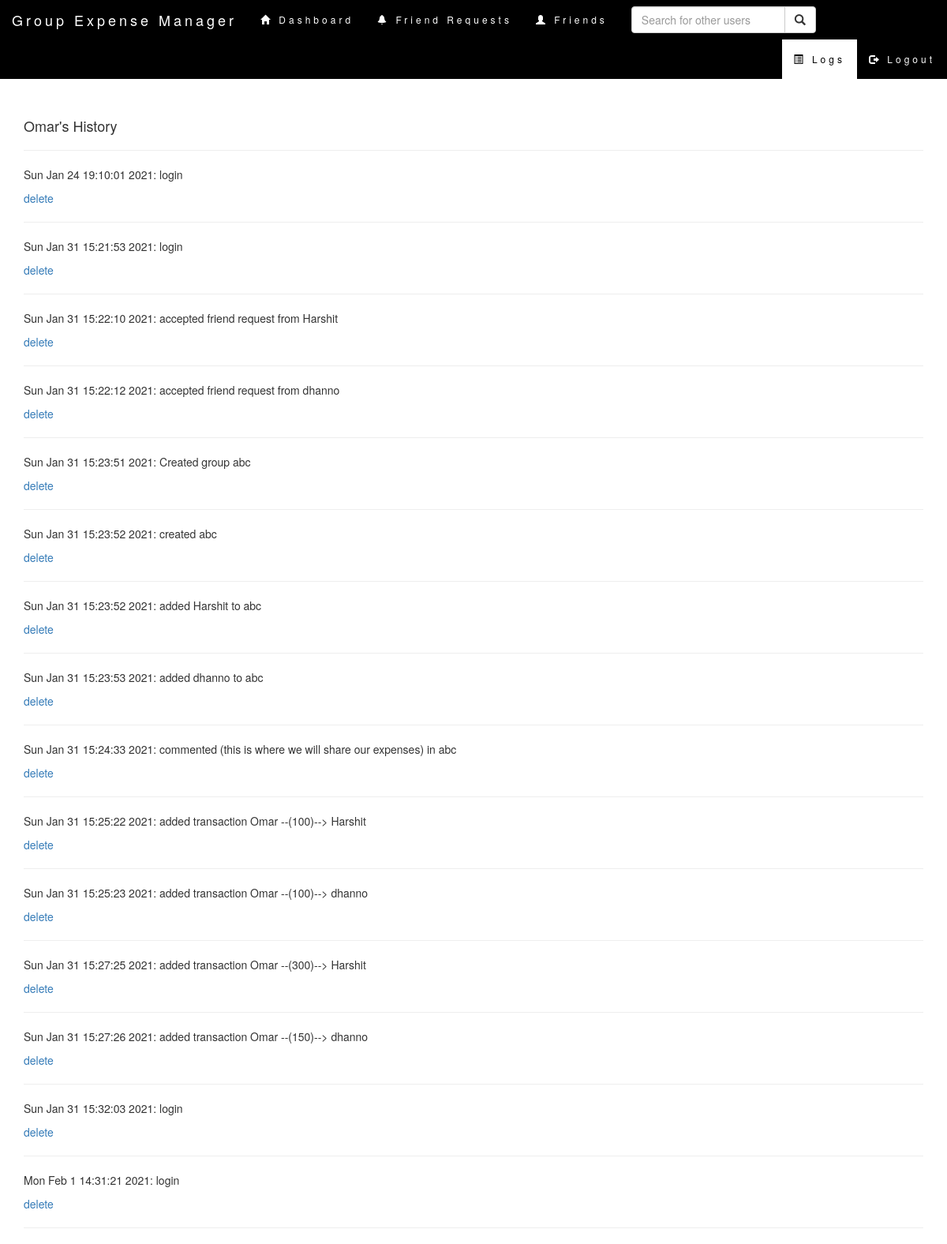
The app's page /viewLog (signed in) with its own data.
### tables this page shows
CREATE TABLE log(
        lid integer primary key autoincrement,
      	user text,
		log text
);

### main.py (the view)
@app.route('/viewLog', methods=['POST', 'GET'])
def viewLog():
    if 'username' not in session:
        return redirect(url_for('login'))
    username = session['username']
    logs = dbHandler.getLog(username)
    return render_template("log.html", user=username, logs=logs)

### log.py (called while the page is built)
def getLog(user):
    con = sql.connect("database.db")
    cur = con.cursor()
    cur.execute("SELECT * FROM log WHERE user=='{0}'".format(user))
    ret = cur.fetchall()
    con.commit()
    con.close()
    print (ret)
    if len(ret)==0:
        return None
    return ret

### main.py (called while the page is built)
@app.after_request
def after_request(response):
    response.headers["Cache-Control"] = "no-cache, no-store, must-revalidate"
    return response

### models_1.py (called while the page is built)
def getLog(user):
    return logger.getLog(user)

### templates/log.html (shortened to what this page needs)
<!DOCTYPE HTML>
<html lang="en">
    <head>
        <link rel="stylesheet" href="https://maxcdn.bootstrapcdn.com/bootstrap/3.3.7/css/bootstrap.min.css">
        <link rel="stylesheet" type="text/css" href="{{ url_for('static',filename='css/navbar.css') }}">
    </head>
    <body>
    <nav class="navbar navbar-inverse">
        <div class="container-fluid">
            <div class="navbar-header">
            <a class="navbar-brand" href="#">Group Expense Manager</a>
            </div>
            <ul class="nav navbar-nav">
                <li><a href="{{ url_for('index') }}"><span class="glyphicon glyphicon-home"></span> Dashboard</a></li>
                <li><a href="{{ url_for('notifications') }}"><span class="glyphicon glyphicon-bell"></span> Friend Requests</a></li>
                <li><a href="{{ url_for('getFriends') }}"><span class="glyphicon glyphicon-user"></span> Friends</a></li>
            </ul>
            <form class="navbar-form navbar-left" action="{{ url_for('index') }}" method="post">
                <div class="input-group">
                    <input type="text" class="form-control" placeholder="Search for other users" name="search">
                    <div class="input-group-btn">
                        <button class="btn btn-default" type="submit">
                            <i class="glyphicon glyphicon-search"></i>
                        </button>
                    </div>
                </div>
            </form>
            <ul class="nav navbar-nav navbar-right">
                <li class="active"><a href="{{ url_for('viewLog') }}"><span class="glyphicon glyphicon-list-alt"></span> Logs</a></li>
                <li><a href="{{ url_for('logout') }}"><span class="glyphicon glyphicon-log-out"></span> Logout</a></li>
            </ul>
        </div>
    </nav>
    <br>
    <br>
    <div class="container">
		<h4>{{user}}'s History</h4>
		<hr>
		{% if logs %}
		{% for item in logs%}
			<p> {{item[2]}} </p>
			<a href={{url_for('delLog', admin=admin, groupName=groupName, lid=item[0])}}>delete</a>
			<hr>
		{% endfor %}
		{%endif%}
	</div>
	</body>
</html>

### static/css/navbar.css (style rules this page uses)
.navbar { margin-bottom: 0; background-color: black; z-index: 9999; border: 0; font-size: 12px !important; line-height: 1.42857143 !important; letter-spacing: 4px; border-radius: 0; }
.navbar li a, .navbar .navbar-brand { color: #fff !important; }
.navbar-nav li a:hover, .navbar-nav li.active a { color: black !important; background-color: #fff !important; }

### records on screen
log: log "Sun Jan 24 19:10:01 2021: login"
log: log "Sun Jan 31 15:21:53 2021: login"
log: log "Sun Jan 31 15:22:10 2021: accepted friend request from Harshit"
log: log "Sun Jan 31 15:22:12 2021: accepted friend request from dhanno"
log: log "Sun Jan 31 15:23:51 2021: Created group abc"
log: log "Sun Jan 31 15:23:52 2021: created abc"
log: log "Sun Jan 31 15:23:52 2021: added Harshit to abc"
log: log "Sun Jan 31 15:23:53 2021: added dhanno to abc"
log: log "Sun Jan 31 15:24:33 2021: commented (this is where we will share our expenses) in abc"
log: log "Sun Jan 31 15:25:22 2021: added transaction Omar --(100)--> Harshit"
log: log "Sun Jan 31 15:25:23 2021: added transaction Omar --(100)--> dhanno"
log: log "Sun Jan 31 15:27:25 2021: added transaction Omar --(300)--> Harshit"
log: log "Sun Jan 31 15:27:26 2021: added transaction Omar --(150)--> dhanno"
log: log "Sun Jan 31 15:32:03 2021: login"
log: log "Mon Feb 1 14:31:21 2021: login"

### other values on screen
{{ user }} "Omar"
